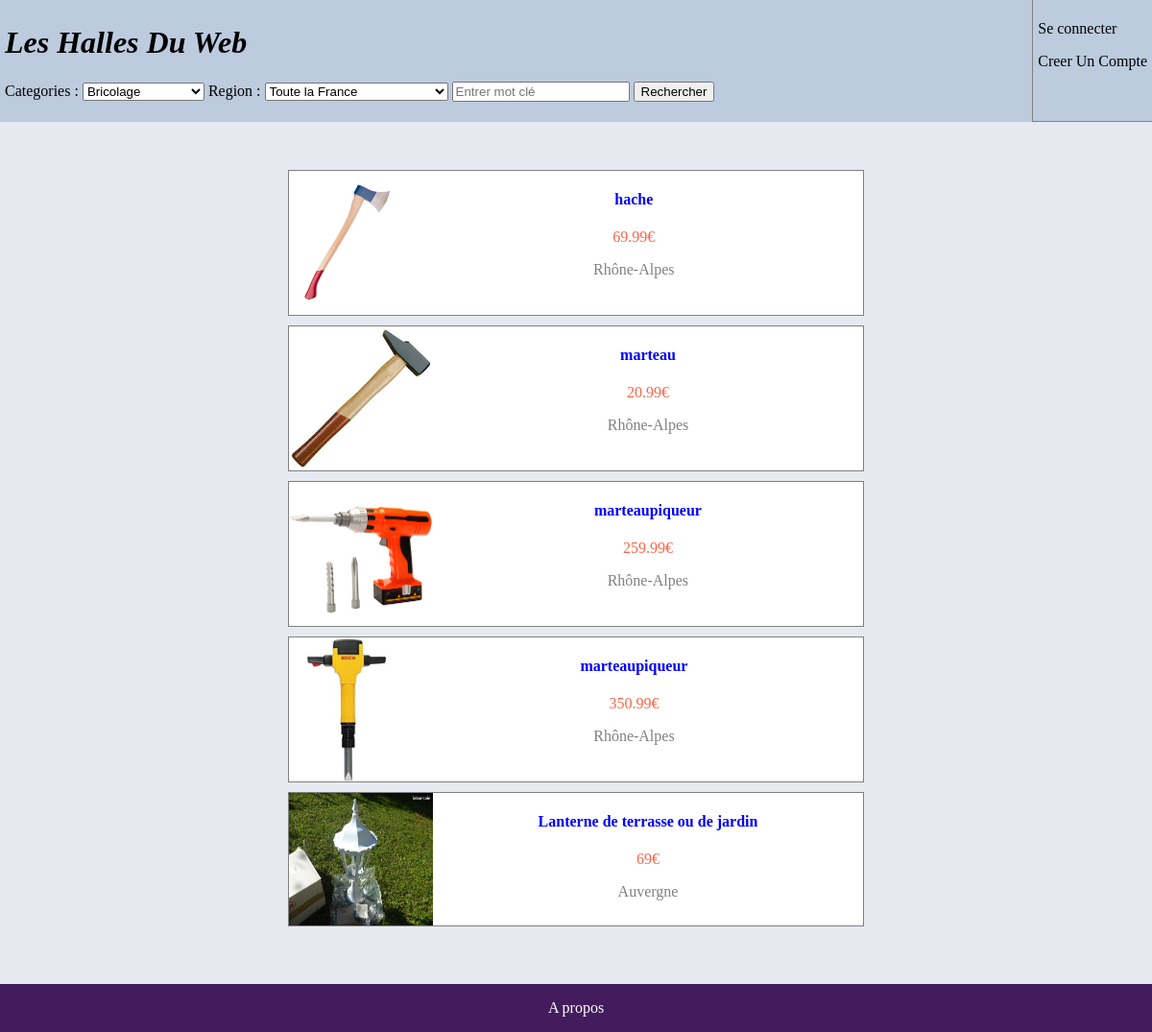
Page /controleur/recherche.ctrl.php?c=1 on the committed database.
### tables this page shows
CREATE TABLE offre (
ref INTEGER PRIMARY KEY,
photo TEXT,
intitule TEXT,
prix TEXT,
region TEXT,
caracteristique TEXT,
id INTEGER,
categorie INTEGER,
FOREIGN KEY (id) REFERENCES utilisateur(identifiant),
FOREIGN KEY (region) REFERENCES utilisateur(region),
FOREIGN KEY (categorie) REFERENCES categorie(id)
);

### controleur/recherche.ctrl.php (called while the page is built, shortened)
<?php
require_once('../model/model.class.php');
require_once('../model/model.classDAO.php');
  if (isset($_GET['firstId'])) {
    $firstId = $_GET['firstId'];
  } else {
    $firstId = 0;
  }
  if (isset($_GET['r'])) {
    $reg = $_GET['r'];
  } else {
    $reg = "Toute";
  }
  if (isset($_GET['c'])) {
    $cate = $_GET['c'];
  } else {
    $cate = "Toute";
  }
  if (isset($_GET['rec'])) {
    $rec = $_GET['rec'];
  } else {
    $rec = "";
  }
  $config = parse_ini_file('../config/config.ini');
  if($dao->estCatMere($_GET['c'])){
    $offres = $dao->getNOffreCorespondanteMere($firstId,$reg,$cate,$rec);
  } else {
    $offres = $dao->getNOffreCorespondante($firstId,$reg,$cate,$rec);
    $nboffre = $dao->getNbOffreRec($reg,$cate,$rec);
  }
  include('../view/recherche.view.php');
 ?>

### controleur/header.ctrl.php (called while the page is built, shortened)
<?php
require_once('../model/model.class.php');
require_once('../model/model.classDAO.php');
if(isset($_SESSION['utilisateur'])){
  $userCo = true;
  $user = $_SESSION['utilisateur'];
} else {
  $userCo = false;
}
include('../view/header.view.php');
 ?>

### model/model.classDAO.php (called while the page is built, shortened)
<?php
require_once("../model/model.class.php");
$dao = new DAO();
class DAO{
    private $db;
    function __construct(){
      try {
      $config = parse_ini_file('../config/config.ini');
      $path = $config['database_path'];
      $this->db = new PDO("sqlite:$path");
      }
    catch (PDOException $e){
    die("erreur de connexion a la database: ".$e->getMessage());
    }
  }
function getCatFromId($id) {
  $req = "SELECT * FROM categorie WHERE id = $id";
  try{
      if($d = $this->db->query($req)){
        $cat=$d->fetchAll(PDO::FETCH_CLASS, 'Categorie');
      }
    }catch(Exception $e){
      echo "error au niveau du searchCatMaman".$e;
      return NULL;
    }
    return $cat[0];
}
function getNOffreCorespondanteMere($firstId, $region, $categorie, $rec) : array{
  $tab = array();
  if($region!='Toute'){
    $where = "WHERE region = \"$region\" AND categorie IN (SELECT id FROM categorie WHERE pere = $categorie AND id != $categorie) AND";
  }else{
    $where = "WHERE categorie IN (SELECT id FROM categorie WHERE pere = $categorie AND id != $categorie) AND";
  }
  $req = "SELECT * FROM offre $where intitule LIKE \"%$rec%\" LIMIT 10 Offset $firstId";
  try{
      if($d = $this->db->query($req)){
        $tab=$d->fetchAll(PDO::FETCH_CLASS,'Offre');
      }
    }catch(Exception $e){
      echo "error au niveau du searchORC".$e;
      return NULL;
    }
    return $tab;
}
}
 ?>

### model/model.class.php (called while the page is built, shortened)
<?php
class Offre{
public function __get(string $property) {
    return $this->$property;
  }
}
class Categorie{
  public function __get(string $property) {
      return $this->$property;
    }
}
 ?>

### view/recherche.view.php (the view, shortened to what this page needs)
<!DOCTYPE html>
<html lang="en" dir="ltr">
  <head>
    <link rel="stylesheet" href="../view/style/recherche.style.css">
  </head>
  <body>
    <?php include('../controleur/header.ctrl.php'); ?>
    <nav>
      <?php  if (sizeof($offres)==0) {?>
        <p>Aucune offre ne correspond à votre recherche</p>
      <?php } else {?>
      <?php foreach ($offres as $offre) { ?>
        <a href="../controleur/offre.ctrl.php?ref=<?php echo $offre->ref?>&firstId=<?php echo $firstId ?>&r=<?php echo $reg ?>&c=<?php echo $cate?>&rec=<?php echo $rec?>">
        <div class="Offre">
          <img src="<?php echo $config['img_path']."/".$offre->photo ?>" alt="">
          <div >
            <h4><?php echo $offre->intitule?></h4>
            <p class="prix"><?php echo $offre->prix?>€</p>
            <p><?php echo $offre->region?></p>
          </div>
        </div>
        </a>
      <?php  }?>
      <?php }?>
    </nav>
    <?php include('footer.view.php'); ?>
  </body>
</html>

### view/header.view.php (shortened to what this page needs)
<header>
  <div class="SearchPanel">
    <a href="../controleur/mainPage.ctrl.php"><h1>Les Halles Du Web</h1></a>
    <form class="" action="../controleur/recherche.ctrl.php" method="get">
      <p>Categories :
      <select class="" name="c">
        <?php if (isset($_GET['c']) && $_GET['c']!='Toute') {?>
          <option value=<?php print("\"".$_GET['c']."\"");  ?>><?php echo $dao->getCatFromId($_GET['c'])->__get('intitule') ?></option>
        <?php } else {?>
          <option value="Toute">Toutes categories</option>
        <?php }?>
      </select>
      Region :
      <select class="" name="r">
        <?php if (isset($_GET['r']) && $_GET['r']!='Toute') {?>
          <option value=<?php print("\"".$_GET['r']."\"");  ?>><?php echo $_GET['r'] ?></option>
          <option value="Toute">Toute la France</option>
        <?php } else {?>
          <option value="Toute">Toute la France</option>
        <?php }?>
      </select>
      <input class="RecBar" type="text" name="rec" value="<?php if(isset($_GET['rec'])) echo $_GET['rec']?>" placeholder="Entrer mot clé">
      <input type="submit" name="" value="Rechercher">
    </p>
    </form>
  </div>
  <div class="PersonnalPanel">
  <?php if (!$userCo) {?>
      <a href="../controleur/connection.ctrl.php"><p>Se connecter</p></a>
      <a href="../controleur/creaCompte.ctrl.php"><p>Creer Un Compte</p></a>
  <?php }?>
  </div>
</header>

### view/footer.view.php
<footer><a href="#test"> <p>A propos </p> </a></footer>

### view/style/recherche.style.css (style rules this page uses)
header { background-color: #bccbde; display: flex; flex-direction: row; justify-content: space-between; top:0; padding: 0px; width:100%; margin-bottom: 50px; }
header div { padding: 5px; }
header h1 { font-style: italic; text-decoration: none; color: black; }
header .PersonnalPanel { border-left: 1px solid gray; border-bottom: 1px solid gray; }
nav { margin-right: auto; margin-left: auto; width: 50%; background-color: #e6e9f0; }
a { text-decoration: none; color: black; }
nav { text-align: center; }
nav div img { max-width: 150px; max-height: 150px; }
nav div { color: gray; font-style: normal; text-decoration: none; height: auto; margin-right: auto; margin-left: auto; margin-bottom: 10px; background-color: #e6e9f0; background-color: white; }
nav h4 { color: blue; font-style: normal; text-decoration: none; }
.Offre { border-style: solid; border-color: gray; border-width: thin; border-collapse:collapse; display: flex; flex-direction: row; justify-content:flex-start; }
.prix { color: tomato; }
footer { background-color: #431c5d; bottom:0; width:100%; padding: 0px; margin: 0px; text-align: center; margin-top: 50px; }
footer p { color: white; }
body { background-color: #e6e9f0; height: 100vh; margin: 0px; padding: 0px; display: flex; flex-direction: column; justify-content: space-between; }

### rows in the picture
offre: photo (picture), intitule "hache", prix "69.99", region "Rhône-Alpes"
offre: photo (picture), intitule "marteau", prix "20.99", region "Rhône-Alpes"
offre: photo (picture), intitule "marteaupiqueur", prix "259.99", region "Rhône-Alpes"
offre: photo (picture), intitule "marteaupiqueur", prix "350.99", region "Rhône-Alpes"
offre: photo (picture), intitule "Lanterne de terrasse ou de jardin", prix "69", region "Auvergne"

### other values in the picture
form field c "Bricolage"
